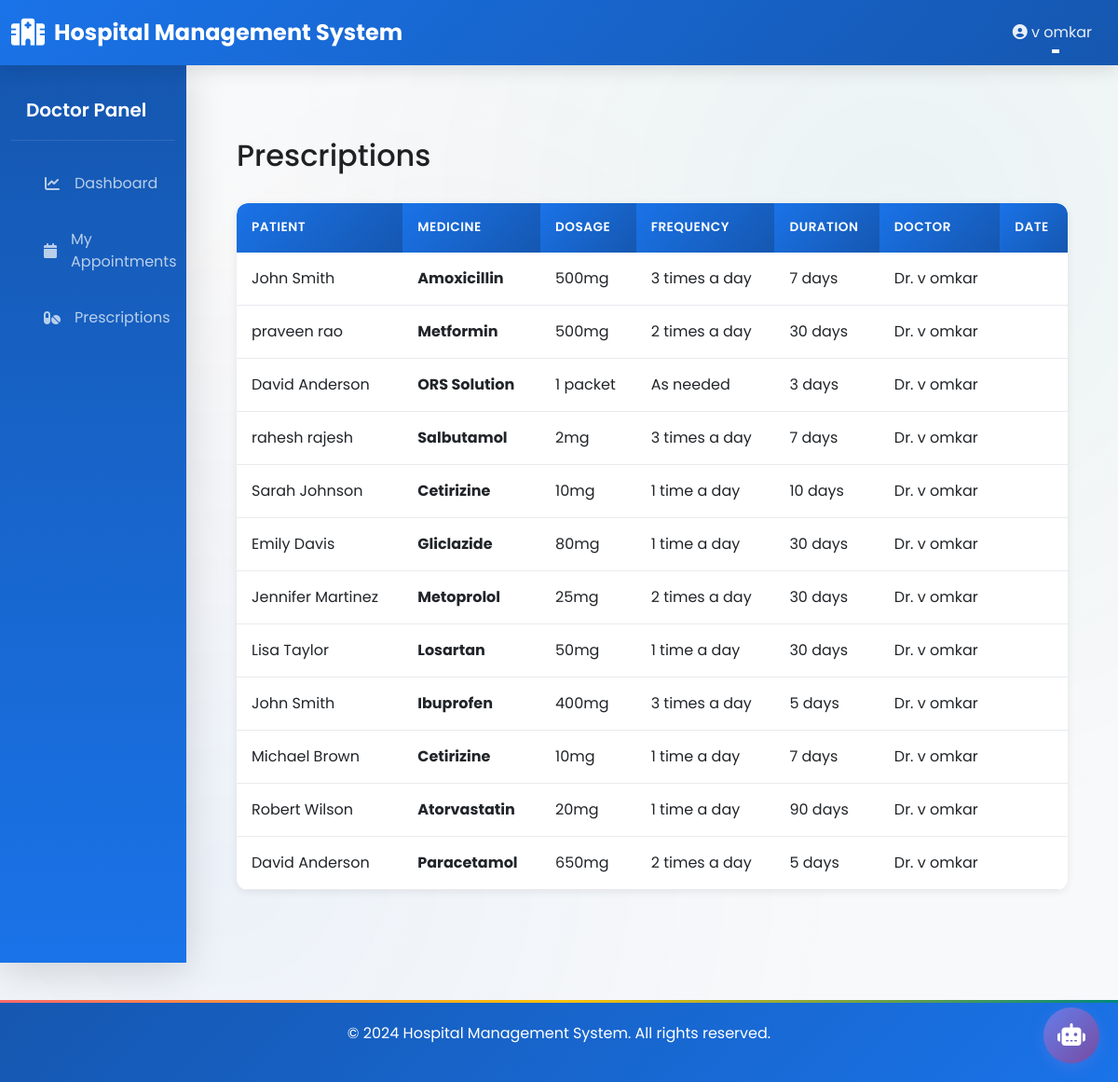
/reports/prescriptions/ (signed in), run on the app's committed database.
### accounts/models.py (models this page shows, shortened)
class CustomUser(AbstractUser):
    ROLE_CHOICES = (
        ('ADMIN', 'Administrator'),
        ('DOCTOR', 'Doctor'),
        ('NURSE', 'Nurse'),
        ('PHARMACIST', 'Pharmacist'),
        ('RECEPTIONIST', 'Receptionist'),
        ('PATIENT', 'Patient'),
    )
    role = models.CharField(max_length=20, choices=ROLE_CHOICES, default='PATIENT')
    phone = models.CharField(max_length=20, blank=True, null=True)
    address = models.TextField(blank=True, null=True)
    city = models.CharField(max_length=100, blank=True, null=True)
    state = models.CharField(max_length=100, blank=True, null=True)
    profile_picture = models.ImageField(upload_to='profile_pictures/', blank=True, null=True)
    created_at = models.DateTimeField(auto_now_add=True)
    updated_at = models.DateTimeField(auto_now=True)
    is_active_user = models.BooleanField(default=True)
    class Meta:
        ordering = ['-created_at']
        indexes = [
            models.Index(fields=['role']),
            models.Index(fields=['email']),
        ]

class Prescription(models.Model):
    patient = models.ForeignKey(Patient, on_delete=models.CASCADE, related_name='prescriptions')
    doctor = models.ForeignKey(Doctor, on_delete=models.CASCADE, related_name='prescriptions')
    medicine_name = models.CharField(max_length=100)
    dosage = models.CharField(max_length=50)  # e.g., "500mg"
    frequency = models.CharField(max_length=50)  # e.g., "3 times a day"
    duration = models.CharField(max_length=50)  # e.g., "10 days"
    instructions = models.TextField(blank=True, null=True)
    notes = models.TextField(blank=True, null=True)
    prescribed_at = models.DateTimeField(auto_now_add=True)
    updated_at = models.DateTimeField(auto_now=True)
    class Meta:
        ordering = ['-prescribed_at']

class Patient(models.Model):
    BLOOD_GROUP_CHOICES = (
        ('A+', 'A+'),
        ('A-', 'A-'),
        ('B+', 'B+'),
        ('B-', 'B-'),
        ('AB+', 'AB+'),
        ('AB-', 'AB-'),
        ('O+', 'O+'),
        ('O-', 'O-'),
    )
    GENDER_CHOICES = (
        ('M', 'Male'),
        ('F', 'Female'),
        ('O', 'Other'),
    )
    STATUS_CHOICES = (
        ('ADMITTED', 'Admitted'),
        ('DISCHARGED', 'Discharged'),
        ('OUTPATIENT', 'Outpatient'),
    )
    user = models.OneToOneField(CustomUser, on_delete=models.CASCADE, related_name='patient_profile')
    patient_id = models.CharField(max_length=50, unique=True)
    date_of_birth = models.DateField()
    gender = models.CharField(max_length=1, choices=GENDER_CHOICES)
    blood_group = models.CharField(max_length=5, choices=BLOOD_GROUP_CHOICES, blank=True, null=True)
    emergency_contact = models.CharField(max_length=20)
    emergency_contact_name = models.CharField(max_length=100)
    allergies = models.TextField(blank=True, null=True)
    medical_history = models.TextField(blank=True, null=True)
    assigned_doctor = models.ForeignKey(Doctor, on_delete=models.SET_NULL, null=True, blank=True,
                                        related_name='patients')
    assigned_nurse = models.ForeignKey(Nurse, on_delete=models.SET_NULL, null=True, blank=True,
                                       related_name='patients')
    admission_status = models.CharField(max_length=20, choices=STATUS_CHOICES, default='OUTPATIENT')
    admission_date = models.DateTimeField(null=True, blank=True)
    discharge_date = models.DateTimeField(null=True, blank=True)
    discharge_summary = models.TextField(blank=True, null=True)
    created_at = models.DateTimeField(auto_now_add=True)
    updated_at = models.DateTimeField(auto_now=True)
    class Meta:
        ordering = ['-created_at']
        indexes = [
            models.Index(fields=['patient_id']),
            models.Index(fields=['admission_status']),
        ]

class Doctor(models.Model):
    SPECIALIZATION_CHOICES = (
        ('CARDIOLOGY', 'Cardiology'),
        ('NEUROLOGY', 'Neurology'),
        ('ORTHOPEDICS', 'Orthopedics'),
        ('PEDIATRICS', 'Pediatrics'),
        ('GENERAL', 'General Medicine'),
        ('SURGERY', 'Surgery'),
        ('PSYCHIATRY', 'Psychiatry'),
        ('DERMATOLOGY', 'Dermatology'),
        ('PATHOLOGY', 'Pathology'),
        ('RADIOLOGY', 'Radiology'),
        ('OTHER', 'Other'),
    )
    user = models.OneToOneField(CustomUser, on_delete=models.CASCADE, related_name='doctor_profile')
    license_number = models.CharField(max_length=50, unique=True)
    specialization = models.CharField(max_length=50, choices=SPECIALIZATION_CHOICES)
    department = models.ForeignKey(Department, on_delete=models.SET_NULL, null=True, related_name='doctors')
    qualification = models.CharField(max_length=100)
    experience_years = models.IntegerField(validators=[MinValueValidator(0)])
    availability_start = models.TimeField(default='09:00')
    availability_end = models.TimeField(default='17:00')
    consultation_fee = models.DecimalField(max_digits=10, decimal_places=2, default=500)
    is_available = models.BooleanField(default=True)
    bio = models.TextField(blank=True, null=True)
    created_at = models.DateTimeField(auto_now_add=True)
    updated_at = models.DateTimeField(auto_now=True)
    class Meta:
        ordering = ['user__first_name']
        indexes = [
            models.Index(fields=['specialization']),
            models.Index(fields=['is_available']),
        ]

### reports/views.py (the view)
# urls.py: path('prescriptions/', views.DoctorPrescriptionListView.as_view(), name='prescription_list'),
class DoctorPrescriptionListView(LoginRequiredMixin, UserPassesTestMixin, ListView):
    model = Prescription
    template_name = 'reports/prescription_list.html'
    context_object_name = 'prescriptions'
    paginate_by = 20
    def test_func(self):
        return self.request.user.role in ['DOCTOR', 'ADMIN']
    def get_queryset(self):
        if self.request.user.role == 'DOCTOR':
            doctor = self.request.user.doctor_profile
            queryset = doctor.prescriptions.select_related('patient__user')
        else:  # ADMIN
            queryset = Prescription.objects.select_related('patient__user', 'doctor__user')
        search_query = self.request.GET.get('search', '')
        if search_query:
            queryset = queryset.filter(
                Q(patient__user__first_name__icontains=search_query) |
                Q(patient__user__last_name__icontains=search_query) |
                Q(medicine_name__icontains=search_query)
            )
        return queryset.order_by('-prescribed_at')
    def get_context_data(self, **kwargs):
        context = super().get_context_data(**kwargs)
        context['search_query'] = self.request.GET.get('search', '')
        return context

### templates/reports/prescription_list.html (shortened to what this page needs)
{% extends "base.html" %}
{% block content %}
<div class="container py-5">
    <div class="row mb-4">
        <div class="col-md-8">
            <h2>Prescriptions</h2>
        </div>
    </div>
    {% if prescriptions %}
    <div class="table-responsive">
        <table class="table table-hover">
            <thead class="table-primary">
                <tr>
                    <th>Patient</th>
                    <th>Medicine</th>
                    <th>Dosage</th>
                    <th>Frequency</th>
                    <th>Duration</th>
                    <th>Doctor</th>
                    <th>Date</th>
                </tr>
            </thead>
            <tbody>
                {% for prescription in prescriptions %}
                <tr>
                    <td>{{ prescription.patient.user.get_full_name }}</td>
                    <td><strong>{{ prescription.medicine_name }}</strong></td>
                    <td>{{ prescription.dosage }}</td>
                    <td>{{ prescription.frequency }}</td>
                    <td>{{ prescription.duration }}</td>
                    <td>Dr. {{ prescription.doctor.user.get_full_name }}</td>
                    <td>{{ prescription.created_at|date:"d M Y" }}</td>
                </tr>
                {% endfor %}
            </tbody>
        </table>
    </div>
    {% else %}
    <div class="alert alert-info">
        <strong>No prescriptions available.</strong>
    </div>
    {% endif %}
</div>
{% endblock %}

### templates/base.html (shortened to what this page needs)
{% load static %}
<!DOCTYPE html>
<html lang="en">
<head>
    <link href="https://cdn.jsdelivr.net/npm/bootstrap@5.3.0/dist/css/bootstrap.min.css" rel="stylesheet">
    <link rel="stylesheet" href="https://cdnjs.cloudflare.com/ajax/libs/font-awesome/6.4.0/css/all.min.css">
    <link rel="stylesheet" href="{% static 'css/custom.css' %}">
</head>
<body>
    <nav class="navbar navbar-expand-lg navbar-dark sticky-top">
        <div class="container-fluid">
            <a class="navbar-brand" href="{% url 'home' %}">
                <i class="fas fa-hospital"></i> Hospital Management System
            </a>
            <div class="collapse navbar-collapse" id="navbarNav">
                <ul class="navbar-nav ms-auto">
                    {% if user.is_authenticated %}
                    <li class="nav-item dropdown">
                        <a class="nav-link dropdown-toggle" href="#" id="userDropdown" role="button" data-bs-toggle="dropdown">
                            <i class="fas fa-user-circle"></i> {{ user.get_full_name|default:user.email }}
                        </a>
                    </li>
                    {% else %}
                    <li class="nav-item">
                        <a class="nav-link" href="{% url 'accounts:role_choice' %}">Login</a>
                    </li>
                    {% endif %}
                </ul>
            </div>
        </div>
    </nav>
    <div class="container-fluid">
        <div class="row">
            {% if user.is_authenticated %}
            <nav class="col-md-2 d-md-block bg-light sidebar">
                <div class="position-sticky pt-3">
                    {% if user.role == 'ADMIN' %}
                        <h5 class="px-3 text-white mb-3">Admin Panel</h5>
                        <ul class="nav flex-column">
                            <li class="nav-item">
                                <a class="nav-link" href="{% url 'dashboard:admin_dashboard' %}">
                                    <i class="fas fa-chart-line"></i> Dashboard
                                </a>
                            </li>
                            <li class="nav-item">
                                <a class="nav-link" href="{% url 'patients:patient_list' %}">
                                    <i class="fas fa-users"></i> Manage Patients
                                </a>
                            </li>
                            <li class="nav-item">
                                <a class="nav-link" href="{% url 'doctors:doctor_list' %}">
                                    <i class="fas fa-user-md"></i> Manage Doctors
                                </a>
                            </li>
                            <li class="nav-item">
                                <a class="nav-link" href="{% url 'nurses:nurse_list' %}">
                                    <i class="fas fa-user-nurse"></i> Manage Nurses
                                </a>
                            </li>
                            <li class="nav-item">
                                <a class="nav-link" href="{% url 'reports:medical_report_list' %}">
                                    <i class="fas fa-file-medical"></i> Medical Reports
                                </a>
                            </li>
                            <li class="nav-item">
                                <a class="nav-link" href="{% url 'billing:billing_list' %}">
                                    <i class="fas fa-file-invoice-dollar"></i> Billing
                                </a>
                            </li>
                            <li class="nav-item">
                                <a class="nav-link" href="{% url 'billing:financial_reports' %}">
                                    <i class="fas fa-chart-line"></i> Financial Reports
                                </a>
                            </li>
                            <li class="nav-item">
                                <a class="nav-link" href="{% url 'billing:insurance_claim_list' %}">
                                    <i class="fas fa-file-contract"></i> Insurance Claims
                                </a>
                            </li>
                            <li class="nav-item">
                                <a class="nav-link" href="{% url 'billing:installment_plan_list' %}">
                                    <i class="fas fa-calendar-check"></i> Installments
                                </a>
                            </li>
                        </ul>
                    {% elif user.role == 'DOCTOR' %}
                        <h5 class="px-3 text-white mb-3">Doctor Panel</h5>
                        <ul class="nav flex-column">
                            <li class="nav-item">
                                <a class="nav-link" href="{% url 'dashboard:doctor_dashboard' %}">
                                    <i class="fas fa-chart-line"></i> Dashboard
                                </a>
                            </li>
                            <li class="nav-item">
                                <a class="nav-link" href="{% url 'doctors:view_appointments' %}">
                                    <i class="fas fa-calendar"></i> My Appointments
                                </a>
                            </li>
                            <li class="nav-item">
                                <a class="nav-link" href="{% url 'reports:prescription_list' %}">
                                    <i class="fas fa-pills"></i> Prescriptions
                                </a>
                            </li>
                        </ul>
                    {% endif %}
                </div>
            </nav>
            {% endif %}
            <main class="col-md-{% if user.is_authenticated %}10{% else %}12{% endif %}">
                <div class="main-content">
                    {% block content %}{% endblock %}
                </div>
            </main>
        </div>
    </div>
    <footer class="footer">
        <p>&copy; 2024 Hospital Management System. All rights reserved.</p>
    </footer>
    {% if user.is_authenticated %}
    <div id="chat-widget">
        <button id="chat-toggle-btn" class="chat-toggle-btn" onclick="toggleChat()">
            <i class="fas fa-robot"></i>
        </button>
    </div>
    {% endif %}
</body>
</html>

### data on the page
CustomUser: get_full_name "v omkar"
Prescription: patient.user.get_full_name "John Smith", medicine_name "Amoxicillin", dosage "500mg", frequency "3 times a day", duration "7 days", doctor.user.get_full_name "v omkar"
Prescription: patient.user.get_full_name "praveen rao", medicine_name "Metformin", dosage "500mg", frequency "2 times a day", duration "30 days", doctor.user.get_full_name "v omkar"
Prescription: patient.user.get_full_name "David Anderson", medicine_name "ORS Solution", dosage "1 packet", frequency "As needed", duration "3 days", doctor.user.get_full_name "v omkar"
Prescription: patient.user.get_full_name "rahesh rajesh", medicine_name "Salbutamol", dosage "2mg", frequency "3 times a day", duration "7 days", doctor.user.get_full_name "v omkar"
Prescription: patient.user.get_full_name "Sarah Johnson", medicine_name "Cetirizine", dosage "10mg", frequency "1 time a day", duration "10 days", doctor.user.get_full_name "v omkar"
Prescription: patient.user.get_full_name "Emily Davis", medicine_name "Gliclazide", dosage "80mg", frequency "1 time a day", duration "30 days", doctor.user.get_full_name "v omkar"
Prescription: patient.user.get_full_name "Jennifer Martinez", medicine_name "Metoprolol", dosage "25mg", frequency "2 times a day", duration "30 days", doctor.user.get_full_name "v omkar"
Prescription: patient.user.get_full_name "Lisa Taylor", medicine_name "Losartan", dosage "50mg", frequency "1 time a day", duration "30 days", doctor.user.get_full_name "v omkar"
Prescription: patient.user.get_full_name "John Smith", medicine_name "Ibuprofen", dosage "400mg", frequency "3 times a day", duration "5 days", doctor.user.get_full_name "v omkar"
Prescription: patient.user.get_full_name "Michael Brown", medicine_name "Cetirizine", dosage "10mg", frequency "1 time a day", duration "7 days", doctor.user.get_full_name "v omkar"
Prescription: patient.user.get_full_name "Robert Wilson", medicine_name "Atorvastatin", dosage "20mg", frequency "1 time a day", duration "90 days", doctor.user.get_full_name "v omkar"
Prescription: patient.user.get_full_name "David Anderson", medicine_name "Paracetamol", dosage "650mg", frequency "2 times a day", duration "5 days", doctor.user.get_full_name "v omkar"
